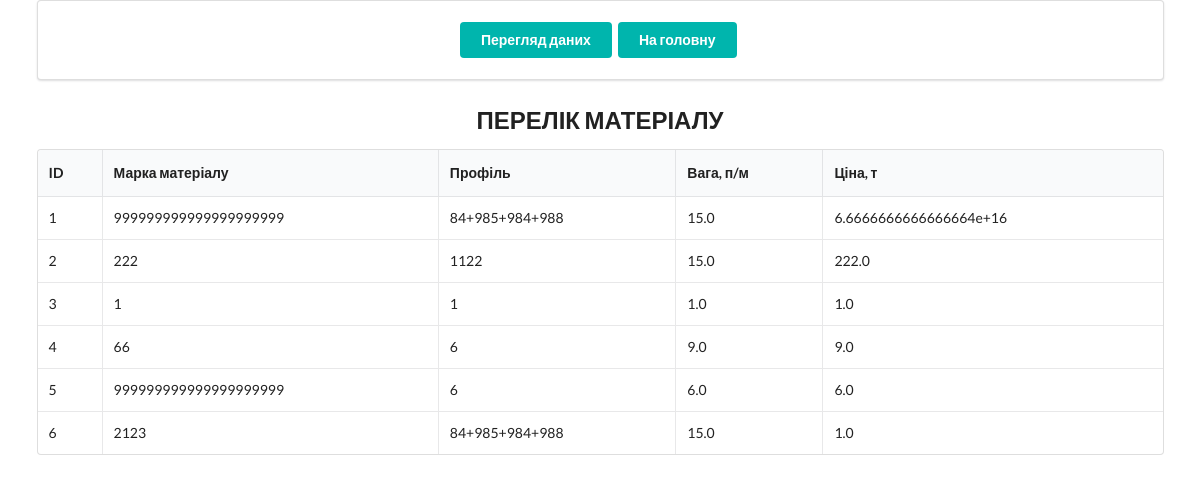
The page /material_all on the database its author committed.
### tables/tables.py (models this page shows)
class Material(Base):
    __tablename__ = 'materials'
    id = Column(Integer, primary_key=True, index=True)                      #
    marka = Column(String)                                                  # Марка матеріалу
    profile = Column(String)                                                # Профіль
    weight= Column(Float)                                                   # Вага п/м
    price= Column(Float)                                                    # Ціна за 1т.
    notes = Column(String)                                                  #
    date_created = Column(DateTime, default=datetime.today)
    date_updated = Column(DateTime, default=datetime.today, onupdate=datetime.today)

### routers/revision/revision_router.py (the view)
@app.get('/material_all')
def materialall(request: Request, db_session: Session = Depends(get_db)):
    materials = db_session.query(Material).all()
    details = db_session.query(Detail).all()
    return templates.TemplateResponse('/revision/index_material_all.html',
                                      {'request': request,
                                       'detail_list': details,
                                       'material_list': materials,}
                                      )

### templates/revision/index_material_all.html
{% extends 'layout.html' %}
{% block content %}
<div class="ui container" >
    <div class="ui padded segment">
        <div class="ui center aligned container">
            <a href="revision" class="ui teal button">Перегляд даних</a>
                <a href="/" class="ui teal  button">На головну</a>
        </div>
    </div>
    <h2 class="ui center aligned header">ПЕРЕЛІК МАТЕРІАЛУ</h2>
    <table class="ui celled table">
        <thead>
            <tr>
                <th>ID</th>
                <th>Марка матеріалу</th>
                <th>Профіль</th>
                <th>Вага, п/м</th>
                <th>Ціна, т</th>
            </tr>
        </thead>
        <tbody>
            {% for material in material_list %}
                <tr>
                    <td> {{ material.id }} </td>
                    <td> {{ material.marka }} </td>
                    <td> {{ material.profile }} </td>
                    <td> {{ material.weight }} </td>
                    <td> {{ material.price }} </td>
                </tr>
            {% endfor %}
        </tbody>
    </table>
</div>
{% endblock content %}

### rows shown on the page
Material: id "1", marka "999999999999999999999", profile "84+985+984+988", weight "15.0", price "6.6666666666666664e+16"
Material: id "2", marka "222", profile "1122", weight "15.0", price "222.0"
Material: id "3", marka "1", profile "1", weight "1.0", price "1.0"
Material: id "4", marka "66", profile "6", weight "9.0", price "9.0"
Material: id "5", marka "999999999999999999999", profile "6", weight "6.0", price "6.0"
Material: id "6", marka "2123", profile "84+985+984+988", weight "15.0", price "1.0"
